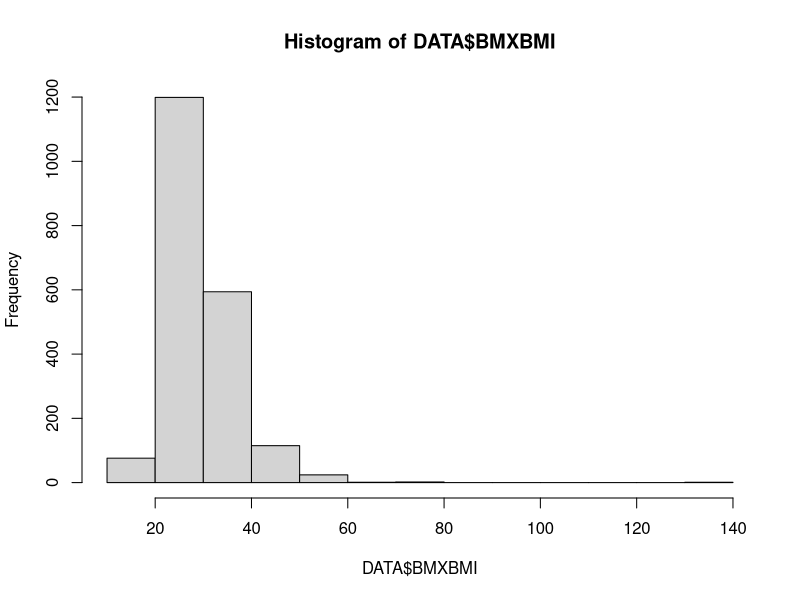
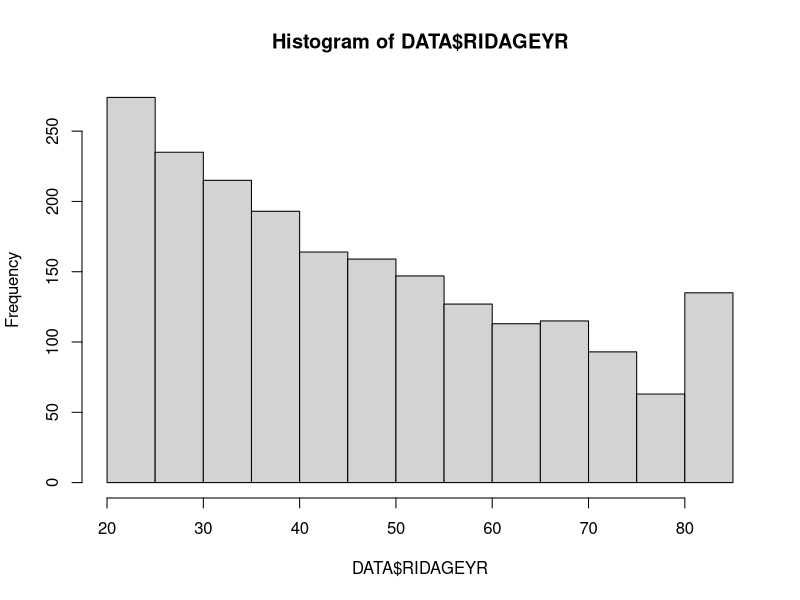
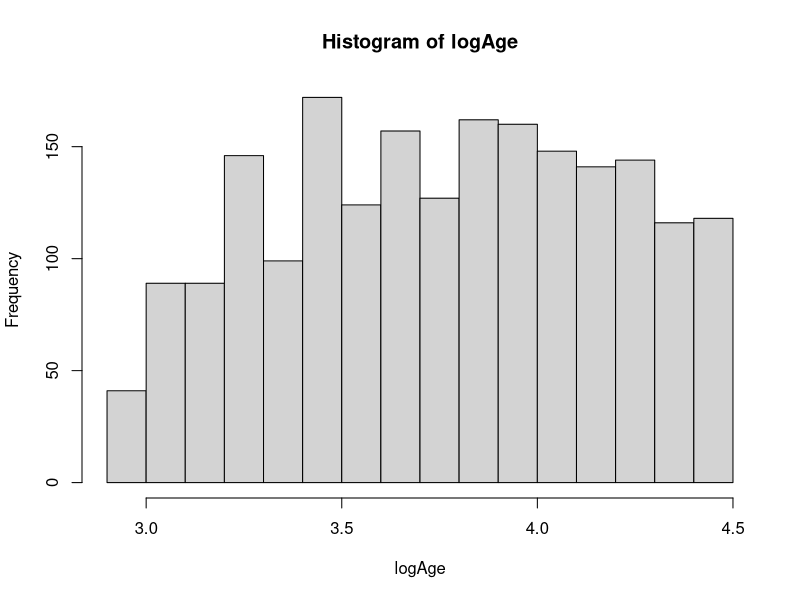

Source code (R) for these figures, in order:
library(tidyverse)
# setwd("C:\\BrianKim\\Code\\R")
setwd("/Users/kimqi/Documents/Code/R/biostat521")
# Read in dataset
DATA = read_csv("Data/EPID_521_lab_data.csv", na = "NA")
# Question 1
DATA = rename(DATA, Race = RIDRETH1)

DATA$Race = ordered(DATA$Race, levels = c("Black", "White", "MexicanAmerican", "OtherHispanic", "Other"))


# Question 2
length(table(DATA$Race))
prop.table(table(DATA$Race))

# Question 3: BMI Summary Statistics
mean(DATA$BMXBMI, na.rm = TRUE)
sd(DATA$BMXBMI, na.rm = TRUE)
summary(DATA$BMXBMI)

# Question 6
hist(DATA$BMXBMI)

# Question 7
logAge = log(DATA$RIDAGEYR)
hist(DATA$RIDAGEYR)
hist(logAge)

# Question 9
DATA = mutate(DATA, Age65 = ifelse(RIDAGEYR >= 65, 1, 0))
table(DATA$Age65)
